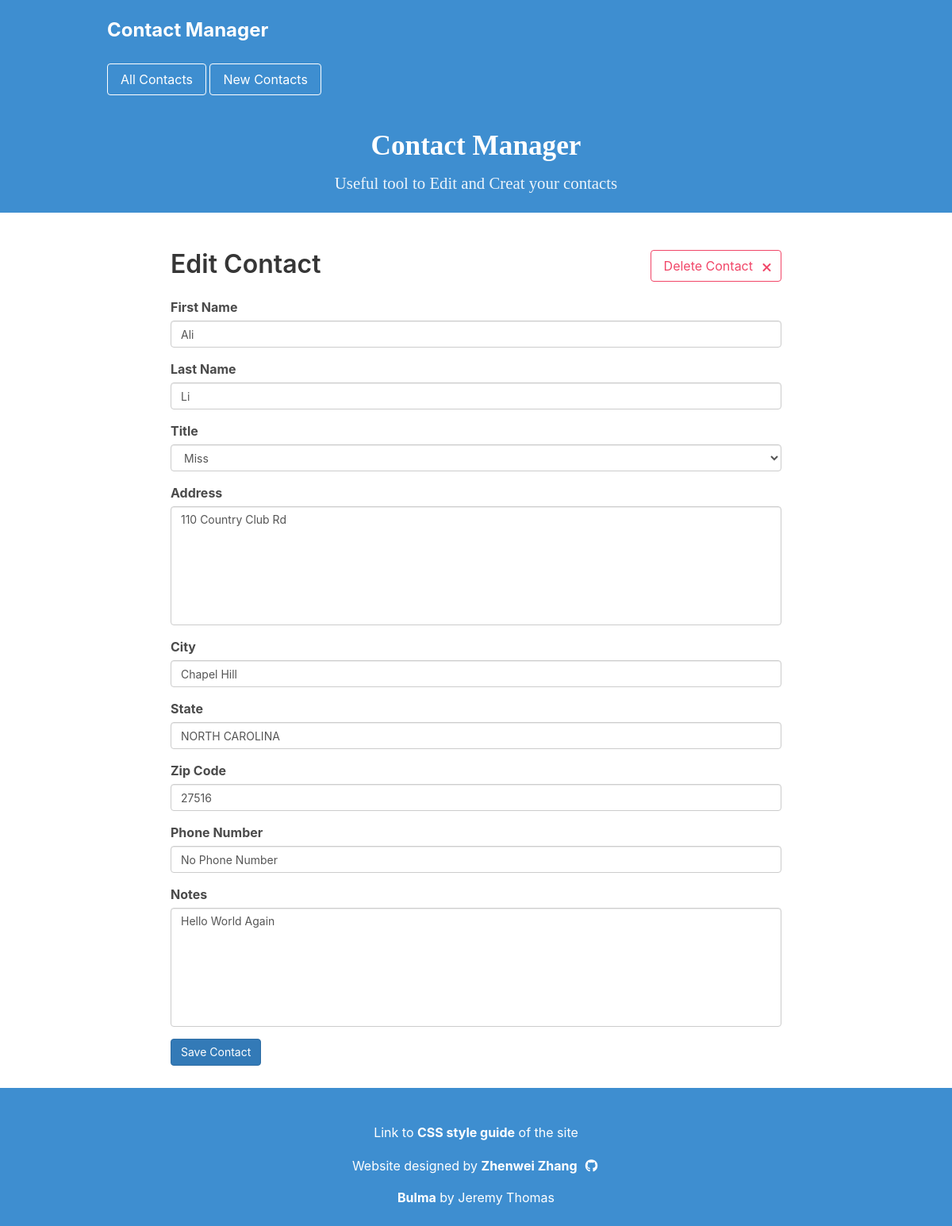
Page /edit.php?id=2 on the committed database.
### tables this page shows
CREATE TABLE `contacts` (
  `id` int(11) NOT NULL,
  `first_name` varchar(200) NOT NULL,
  `last_name` varchar(200) NOT NULL,
  `title` varchar(200) NOT NULL,
  `address` varchar(200) NOT NULL,
  `city` varchar(200) NOT NULL,
  `state` varchar(200) NOT NULL,
  `zip` varchar(200) NOT NULL,
  `phone` varchar(200) NOT NULL,
  `notes` text NOT NULL
);

### edit.php (the view, shortened to what this page needs)
<?php
  include 'header.php';
  $id = $_GET['id'];
  $stmt = $db->prepare('SELECT * from contacts WHERE id = :id LIMIT 1');
  $stmt->bindParam(':id', $id);
  $stmt->execute();
  $contact = $stmt->fetch(PDO::FETCH_ASSOC);
?>
<a href="/delete.php?id=<?= $contact['id']; ?>" class="button is-danger is-outlined is-pulled-right nounderline" >
    <span>Delete Contact</span>
    <span class="icon is-small">
      <i class="fa fa-times"></i>
    </span>
</a>
<h1 class ="title">Edit Contact</h1>
<form method="POST" action="/update.php">
  <div class="form-group">
    <label for="first_name">First Name</label>
    <input class="form-control" type="text" name="first_name" id="first_name" value="<?= $contact['first_name']; ?>" />
  </div>
  <div class="form-group">
    <label for="last_name">Last Name</label>
    <input class="form-control" type="text" name="last_name" id="last_name" value="<?= $contact['last_name']; ?>" />
  </div>
  <div class="form-group">
    <label for="title">Title</label>
    <select name="title" id="title" value="<?= $contact['title']; ?>" class="form-control">
      <option value="Miss"<?= ($contact['title'] == "Miss") ? ' selected' : '' ?>>Miss</option>
    </select>
  </div>
  <div class="form-group">
    <label for="address">Address</label>
    <textarea class="form-control" name="address" id="address"><?= $contact['address']; ?></textarea>
  </div>
  <div class="form-group">
    <label for="city">City</label>
    <input class="form-control" type="text" name="city" id="city" value="<?= $contact['city']; ?>" />
  </div>
  <div class="form-group">
    <label for="state">State</label>
    <input class="form-control" type="text" name="state" id="state" value="<?= $contact['state']; ?>" />
  </div>
  <div class="form-group">
    <label for="zip">Zip Code</label>
    <input class="form-control" type="text" name="zip" id="zip" value="<?= $contact['zip']; ?>" />
  </div>
  <div class="form-group">
    <label for="phone">Phone Number</label>
    <input class="form-control" type="text" name="phone" id="phone" value="<?= $contact['phone']; ?>" />
  </div>
  <div class="form-group">
    <label for="notes">Notes</label>
    <textarea class="form-control" name="notes" id="notes"><?= $contact['notes']; ?></textarea>
  </div>
  <button class="btn btn-primary">Save Contact</button>
</form>
<?php include 'footer.php'; ?>

### css/style.css (style rules this page uses)
textarea.form-control { resize: none; height: 150px; }
.btn { cursor:pointer; }
a.nounderline { text-decoration: none; }
.button.is-danger { background-color: #f81713; }
i.fa { padding-left: 3px; margin-top: 3px; }

### rows in the picture
contacts: first_name "Ali", last_name "Li", title "Miss", address "110 Country Club Rd", city "Chapel Hill", state "NORTH CAROLINA", zip "27516", phone "No Phone Number", notes "Hello World Again"
